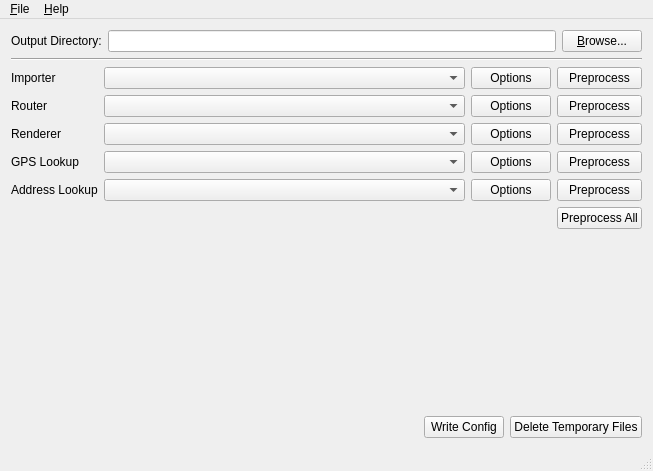
<?xml version="1.0" encoding="UTF-8"?>
<ui version="4.0">
 <class>PreprocessingWindow</class>
 <widget class="QMainWindow" name="PreprocessingWindow">
  <property name="geometry">
   <rect>
    <x>0</x>
    <y>0</y>
    <width>653</width>
    <height>471</height>
   </rect>
  </property>
  <property name="windowTitle">
   <string>MoNav Preprocessing</string>
  </property>
  <widget class="QWidget" name="centralWidget">
   <layout class="QVBoxLayout" name="verticalLayout">
    <item>
     <layout class="QHBoxLayout" name="horizontalLayout">
      <item>
       <widget class="QLabel" name="label_6">
        <property name="text">
         <string>Output Directory:</string>
        </property>
       </widget>
      </item>
      <item>
       <widget class="QLineEdit" name="outputEdit"/>
      </item>
      <item>
       <widget class="QPushButton" name="browseButton">
        <property name="text">
         <string>&amp;Browse...</string>
        </property>
       </widget>
      </item>
     </layout>
    </item>
    <item>
     <widget class="Line" name="line">
      <property name="orientation">
       <enum>Qt::Horizontal</enum>
      </property>
     </widget>
    </item>
    <item>
     <layout class="QGridLayout" name="gridLayout" columnstretch="0,1,0,0">
      <item row="0" column="0">
       <widget class="QLabel" name="label">
        <property name="text">
         <string>Importer</string>
        </property>
        <property name="buddy">
         <cstring></cstring>
        </property>
       </widget>
      </item>
      <item row="0" column="1">
       <widget class="QComboBox" name="importerComboBox"/>
      </item>
      <item row="0" column="2">
       <widget class="QPushButton" name="importerSettingsButton">
        <property name="text">
         <string>Options</string>
        </property>
       </widget>
      </item>
      <item row="0" column="3">
       <widget class="QPushButton" name="importerPreprocessButton">
        <property name="text">
         <string>Preprocess</string>
        </property>
       </widget>
      </item>
      <item row="1" column="0">
       <widget class="QLabel" name="label_2">
        <property name="text">
         <string>Router</string>
        </property>
        <property name="buddy">
         <cstring></cstring>
        </property>
       </widget>
      </item>
      <item row="1" column="1">
       <widget class="QComboBox" name="routerComboBox"/>
      </item>
      <item row="1" column="2">
       <widget class="QPushButton" name="routerSettingsButton">
        <property name="text">
         <string>Options</string>
        </property>
       </widget>
      </item>
      <item row="1" column="3">
       <widget class="QPushButton" name="routerPreprocessButton">
        <property name="text">
         <string>Preprocess</string>
        </property>
       </widget>
      </item>
      <item row="2" column="0">
       <widget class="QLabel" name="label_3">
        <property name="text">
         <string>Renderer</string>
        </property>
        <property name="buddy">
         <cstring>importerSettingsButton</cstring>
        </property>
       </widget>
      </item>
      <item row="2" column="1">
       <widget class="QComboBox" name="rendererComboBox"/>
      </item>
      <item row="2" column="2">
       <widget class="QPushButton" name="rendererSettingsButton">
        <property name="text">
         <string>Options</string>
        </property>
       </widget>
      </item>
      <item row="2" column="3">
       <widget class="QPushButton" name="rendererPreprocessButton">
        <property name="text">
         <string>Preprocess</string>
        </property>
       </widget>
      </item>
      <item row="3" column="0">
       <widget class="QLabel" name="label_4">
        <property name="text">
         <string>GPS Lookup</string>
        </property>
        <property name="buddy">
         <cstring></cstring>
        </property>
       </widget>
      </item>
      <item row="3" column="1">
       <widget class="QComboBox" name="gpsLookupComboBox"/>
      </item>
      <item row="3" column="2">
       <widget class="QPushButton" name="gpsLookupSettingsButton">
        <property name="text">
         <string>Options</string>
        </property>
       </widget>
      </item>
      <item row="3" column="3">
       <widget class="QPushButton" name="gpsLookupPreprocessButton">
        <property name="text">
         <string>Preprocess</string>
        </property>
       </widget>
      </item>
      <item row="4" column="0">
       <widget class="QLabel" name="label_5">
        <property name="text">
         <string>Address Lookup</string>
        </property>
        <property name="buddy">
         <cstring></cstring>
        </property>
       </widget>
      </item>
      <item row="4" column="1">
       <widget class="QComboBox" name="addressLookupComboBox"/>
      </item>
      <item row="4" column="2">
       <widget class="QPushButton" name="addressLookupSettingsButton">
        <property name="text">
         <string>Options</string>
        </property>
       </widget>
      </item>
      <item row="4" column="3">
       <widget class="QPushButton" name="addressLookupPreprocessButton">
        <property name="text">
         <string>Preprocess</string>
        </property>
       </widget>
      </item>
      <item row="5" column="3">
       <widget class="QPushButton" name="allPreprocessButton">
        <property name="text">
         <string>Preprocess All</string>
        </property>
       </widget>
      </item>
     </layout>
    </item>
    <item>
     <spacer name="verticalSpacer">
      <property name="orientation">
       <enum>Qt::Vertical</enum>
      </property>
      <property name="sizeHint" stdset="0">
       <size>
        <width>20</width>
        <height>126</height>
       </size>
      </property>
     </spacer>
    </item>
    <item>
     <layout class="QHBoxLayout" name="horizontalLayout_2">
      <item>
       <spacer name="horizontalSpacer">
        <property name="orientation">
         <enum>Qt::Horizontal</enum>
        </property>
        <property name="sizeHint" stdset="0">
         <size>
          <width>40</width>
          <height>20</height>
         </size>
        </property>
       </spacer>
      </item>
      <item>
       <widget class="QPushButton" name="writeConfigButton">
        <property name="text">
         <string>Write Config</string>
        </property>
       </widget>
      </item>
      <item>
       <widget class="QPushButton" name="deleteTemporaryButton">
        <property name="text">
         <string>Delete Temporary Files</string>
        </property>
       </widget>
      </item>
     </layout>
    </item>
   </layout>
  </widget>
  <widget class="QMenuBar" name="menuBar">
   <property name="geometry">
    <rect>
     <x>0</x>
     <y>0</y>
     <width>653</width>
     <height>23</height>
    </rect>
   </property>
   <widget class="QMenu" name="menuTest">
    <property name="title">
     <string>&amp;File</string>
    </property>
    <addaction name="actionClearOutputDirectory"/>
    <addaction name="separator"/>
    <addaction name="actionExit"/>
   </widget>
   <widget class="QMenu" name="menu_Help">
    <property name="title">
     <string>&amp;Help</string>
    </property>
    <addaction name="actionManual"/>
    <addaction name="separator"/>
    <addaction name="actionAbout"/>
   </widget>
   <addaction name="menuTest"/>
   <addaction name="menu_Help"/>
  </widget>
  <widget class="QStatusBar" name="statusBar"/>
  <action name="actionClearOutputDirectory">
   <property name="text">
    <string>Clear Output Directory</string>
   </property>
  </action>
  <action name="actionExit">
   <property name="text">
    <string>Exit</string>
   </property>
  </action>
  <action name="actionManual">
   <property name="text">
    <string>&amp;Manual</string>
   </property>
  </action>
  <action name="actionAbout">
   <property name="text">
    <string>About</string>
   </property>
  </action>
 </widget>
 <layoutdefault spacing="6" margin="11"/>
 <resources/>
 <connections/>
</ui>
